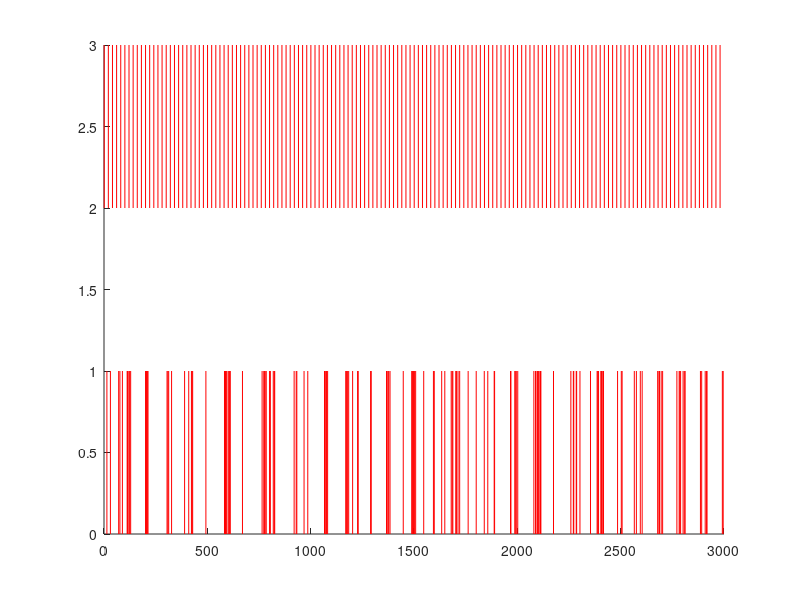

This figure's MATLAB source:
load('filtered_frames.mat','filtered_frames');
hold on
for i = 1:20:3000
    plot([i,i],[3,2],'r-');
end
for i = 1:150
    plot([filtered_frames(i),filtered_frames(i)],[1,0],'r-');
end
hold off